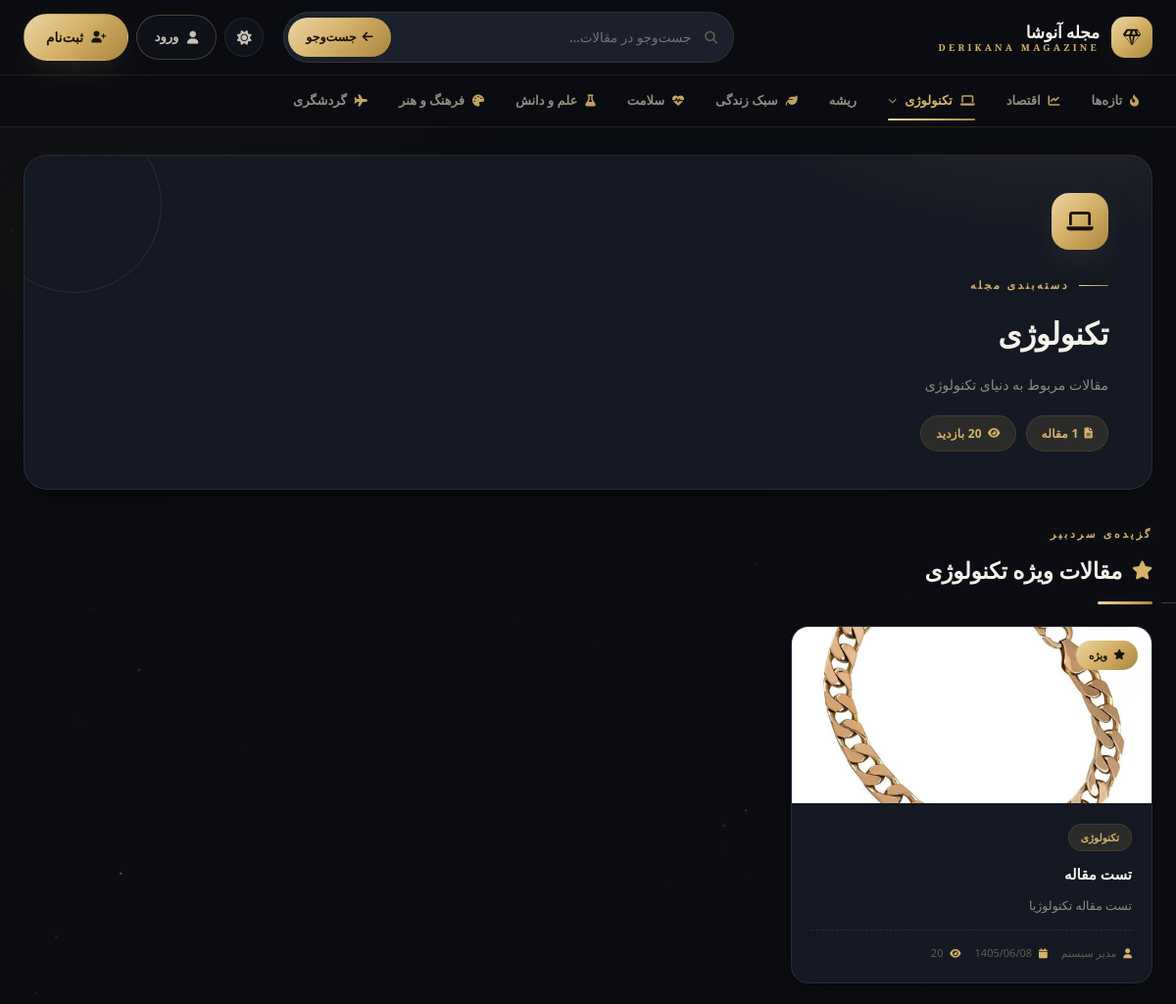
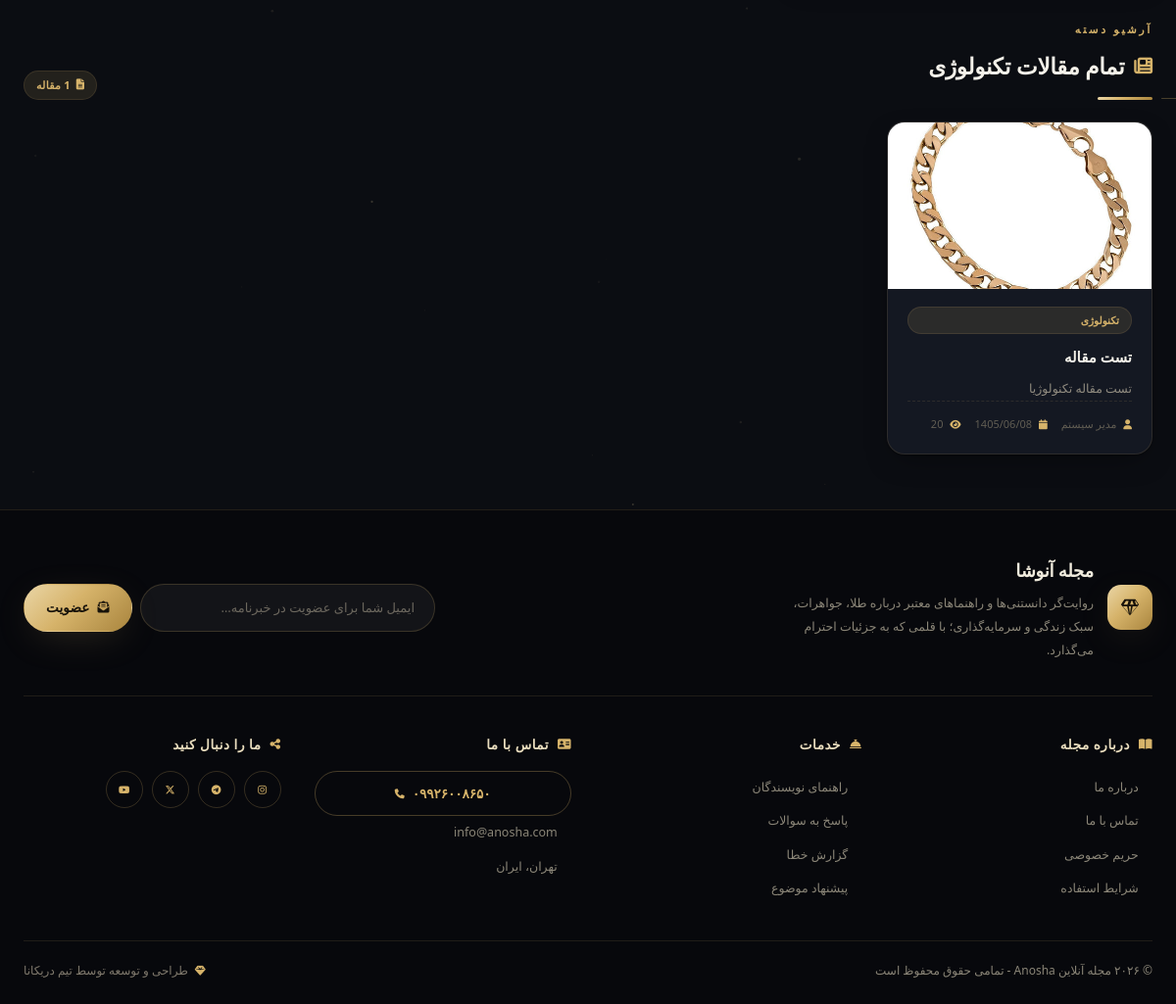
Page /category.php?slug=technology on the committed database (2 pictures, top to bottom).
### tables this page shows
CREATE TABLE `settings`  (
  `id` int NOT NULL AUTO_INCREMENT,
  `setting_key` varchar(100) NOT NULL,
  `setting_value` text NULL,
  `setting_group` varchar(50) NULL DEFAULT 'general',
  `created_at` datetime NULL DEFAULT current_timestamp(),
  `updated_at` datetime NULL DEFAULT current_timestamp() ON UPDATE CURRENT_TIMESTAMP,
  PRIMARY KEY (`id`) USING BTREE,
  UNIQUE INDEX `setting_key`(`setting_key` ASC) USING BTREE
);

CREATE TABLE `categories`  (
  `id` int NOT NULL AUTO_INCREMENT,
  `name` varchar(100) NOT NULL,
  `slug` varchar(100) NOT NULL,
  `color` varchar(7) NULL DEFAULT '#6C63FF',
  `parent_id` int NULL DEFAULT NULL,
  `icon` varchar(50) NULL DEFAULT NULL,
  `description` text NULL,
  `sort_order` int NULL DEFAULT 0,
  `active` tinyint(1) NULL DEFAULT 1,
  `created_at` datetime NULL DEFAULT current_timestamp(),
  `link_type` enum('internal','external') NULL DEFAULT 'internal',
  `external_link` varchar(500) NULL DEFAULT NULL,
  `link_target` tinyint(1) NULL DEFAULT 0,
  PRIMARY KEY (`id`) USING BTREE,
  UNIQUE INDEX `slug`(`slug` ASC) USING BTREE,
  INDEX `fk_categories_parent`(`parent_id` ASC) USING BTREE,
  CONSTRAINT `fk_categories_parent` FOREIGN KEY (`parent_id`) REFERENCES `categories` (`id`) ON DELETE CASCADE ON UPDATE RESTRICT
);

CREATE TABLE `articles`  (
  `id` int NOT NULL AUTO_INCREMENT,
  `title` varchar(255) NOT NULL,
  `slug` varchar(255) NOT NULL,
  `content` longtext NOT NULL,
  `excerpt` text NULL,
  `image` varchar(255) NULL DEFAULT NULL,
  `author_id` int NOT NULL,
  `category_id` int NULL DEFAULT NULL,
  `views` int NULL DEFAULT 0,
  `status` enum('published','draft','archived') NULL DEFAULT 'draft',
  `featured` tinyint(1) NULL DEFAULT 0,
  `tags` varchar(255) NULL DEFAULT NULL,
  `meta_title` varchar(255) NULL DEFAULT NULL,
  `meta_description` text NULL,
  `created_at` datetime NULL DEFAULT current_timestamp(),
  `updated_at` datetime NULL DEFAULT current_timestamp() ON UPDATE CURRENT_TIMESTAMP,
  PRIMARY KEY (`id`) USING BTREE,
  UNIQUE INDEX `slug`(`slug` ASC) USING BTREE,
  INDEX `author_id`(`author_id` ASC) USING BTREE,
  INDEX `category_id`(`category_id` ASC) USING BTREE,
  CONSTRAINT `articles_ibfk_1` FOREIGN KEY (`author_id`) REFERENCES `users` (`id`) ON DELETE CASCADE ON UPDATE RESTRICT,
  CONSTRAINT `articles_ibfk_2` FOREIGN KEY (`category_id`) REFERENCES `categories` (`id`) ON DELETE SET NULL ON UPDATE RESTRICT
);

CREATE TABLE `users`  (
  `id` int NOT NULL AUTO_INCREMENT,
  `name` varchar(100) NOT NULL,
  `username` varchar(50) NOT NULL,
  `email` varchar(100) NOT NULL,
  `password` varchar(255) NOT NULL,
  `role` enum('admin','editor','user') NULL DEFAULT 'user',
  `avatar` varchar(255) NULL DEFAULT NULL,
  `registered_at` datetime NULL DEFAULT current_timestamp(),
  `status` enum('active','inactive') NULL DEFAULT 'active',
  PRIMARY KEY (`id`) USING BTREE,
  UNIQUE INDEX `username`(`username` ASC) USING BTREE,
  UNIQUE INDEX `email`(`email` ASC) USING BTREE
);

### category.php (the view, shortened to what the rows shown need)
<?php
require_once 'includes/auth.php';
require_once 'includes/functions.php';
$slug = isset($_GET['slug']) ? cleanInput($_GET['slug']) : '';
$stmt = $pdo->prepare("SELECT * FROM categories WHERE slug = ? AND active = 1");
$stmt->execute([$slug]);
$category = $stmt->fetch();
$cat_ids = [(int)$category['id']];
$collect = function ($parent) use (&$collect, $pdo, &$cat_ids) {
    $st = $pdo->prepare("SELECT id FROM categories WHERE parent_id = ?");
    $st->execute([$parent]);
    foreach ($st->fetchAll() as $row) {
        $cat_ids[] = (int)$row['id'];
        $collect($row['id']);
    }
};
$collect((int)$category['id']);
$in_place = implode(',', array_fill(0, count($cat_ids), '?'));
$page = isset($_GET['page']) ? (int)$_GET['page'] : 1;
$limit = (int)getSetting('posts_per_page') ?: 9;
$offset = ($page - 1) * $limit;
$stmt = $pdo->prepare("SELECT COUNT(*) FROM articles WHERE category_id IN ($in_place) AND status = 'published'");
$stmt->execute($cat_ids);
$total_articles = (int)$stmt->fetchColumn();
$stmt = $pdo->prepare("
    SELECT a.*, u.name as author_name, c.name as category_name
    FROM articles a
    LEFT JOIN users u ON a.author_id = u.id
    LEFT JOIN categories c ON a.category_id = c.id
    WHERE a.category_id IN ($in_place) AND a.status = 'published'
    ORDER BY a.created_at DESC
    LIMIT " . (int)$limit . " OFFSET " . (int)$offset . "
");
$stmt->execute($cat_ids);
$articles = $stmt->fetchAll();
$stmt = $pdo->prepare("
    SELECT a.*, u.name as author_name
    FROM articles a
    LEFT JOIN users u ON a.author_id = u.id
    WHERE a.category_id IN ($in_place) AND a.status = 'published'
    ORDER BY a.views DESC
    LIMIT 4
");
$stmt->execute($cat_ids);
$featured_articles = $stmt->fetchAll();
$stmt = $pdo->query("SELECT * FROM categories WHERE active = 1 ORDER BY sort_order ASC, name ASC");
$categories = $stmt->fetchAll();
include_once 'includes/header.php';
?>
<section class="container">
    <div class="page-head">
        <?php if ($category['icon']): ?>
            <div class="head-icon"><i class="fas <?php echo htmlspecialchars($category['icon']); ?>" aria-hidden="true"></i></div>
        <?php endif; ?>
        <span class="kicker">دسته‌بندی مجله</span>
        <h1><?php echo htmlspecialchars($category['name']); ?></h1>
        <?php if ($category['description']): ?>
            <p class="head-desc"><?php echo htmlspecialchars($category['description']); ?></p>
        <?php endif; ?>
        <div class="head-stats">
            <span class="chip"><i class="fas fa-file-lines"></i> <?php echo number_format($total_articles); ?> مقاله</span>
            <span class="chip"><i class="fas fa-eye"></i> <?php echo number_format(array_sum(array_column($articles, 'views'))); ?> بازدید</span>
        </div>
    </div>
</section>
<?php if (count($featured_articles) > 0): ?>
<section class="featured-section container">
    <div class="section-header">
        <div class="section-title">
            <span class="kicker">گزیده‌ی سردبیر</span>
            <h2><i class="fas fa-star"></i> مقالات ویژه <?php echo htmlspecialchars($category['name']); ?></h2>
        </div>
    </div>
    <div class="featured-grid">
        <?php foreach ($featured_articles as $article): ?>
            <a class="featured-card" href="article.php?slug=<?php echo htmlspecialchars($article['slug']); ?>">
                <span class="featured-badge"><i class="fas fa-star"></i> ویژه</span>
                <?php if ($article['image']): ?>
                    <img src="uploads/articles/<?php echo $article['image']; ?>" alt="<?php echo $article['title']; ?>" />
                <?php else: ?>
                    <img src="https://images.unsplash.com/photo-1499750310107-5fef28a66643?w=600&h=350&fit=crop" alt="<?php echo $article['title']; ?>" />
                <?php endif; ?>
                <div class="content">
                    <span class="tag"><?php echo $category['name']; ?></span>
                    <h3><?php echo $article['title']; ?></h3>
                    <p><?php echo truncateText($article['excerpt'] ?? $article['content'], 80); ?></p>
                    <div class="meta">
                        <span><i class="fas fa-user"></i> <?php echo $article['author_name'] ?? 'نامشخص'; ?></span>
                        <span><i class="fas fa-calendar"></i> <?php echo getPersianDate(strtotime($article['created_at'])); ?></span>
                        <span><i class="fas fa-eye"></i> <?php echo formatViews($article['views']); ?></span>
                    </div>
                </div>
            </a>
        <?php endforeach; ?>
    </div>
</section>
<?php endif; ?>
<section class="articles-section container">
    <div class="section-header">
        <div class="section-title">
            <span class="kicker">آرشیو دسته</span>
            <h2><i class="fas fa-newspaper"></i> تمام مقالات <?php echo htmlspecialchars($category['name']); ?></h2>
        </div>
    </div>
    <div class="articles-grid page-grid">
        <?php if (count($articles) > 0): ?>
            <?php foreach ($articles as $article): ?>
                <a class="article-card" href="article.php?slug=<?php echo htmlspecialchars($article['slug']); ?>">
                    <?php if ($article['image']): ?>
                        <img src="uploads/articles/<?php echo $article['image']; ?>" class="article-image" alt="<?php echo $article['title']; ?>" />
                    <?php else: ?>
                        <img src="https://images.unsplash.com/photo-1499750310107-5fef28a66643?w=600&h=350&fit=crop" class="article-image" alt="<?php echo $article['title']; ?>" />
                    <?php endif; ?>
                    <div class="card-content">
                        <span class="tag"><?php echo $article['category_name'] ?? $category['name']; ?></span>
                        <h3><?php echo $article['title']; ?></h3>
                        <p><?php echo truncateText($article['excerpt'] ?? $article['content'], 100); ?></p>
                        <div class="meta">
                            <span><i class="fas fa-user"></i> <?php echo $article['author_name'] ?? 'نامشخص'; ?></span>
                            <span><i class="fas fa-calendar"></i> <?php echo getPersianDate(strtotime($article['created_at'])); ?></span>
                            <span><i class="fas fa-eye"></i> <?php echo formatViews($article['views']); ?></span>
                        </div>
                    </div>
                </a>
            <?php endforeach; ?>
        <?php endif; ?>
    </div>
</section>
<?php
include_once 'includes/footer.php';
?>

### includes/header.php (shortened to what the rows shown need)
<?php
if (!isset($categories)) {
    function getCategoriesTreeNav($pdo, $parent_id = null, $level = 0) {
        $stmt = $pdo->prepare("SELECT * FROM categories WHERE active = 1 AND parent_id " . ($parent_id === null ? "IS NULL" : "= ?") . " ORDER BY sort_order ASC, name ASC");
        if ($parent_id !== null) {
            $stmt->execute([$parent_id]);
        } else {
            $stmt->execute();
        }
        $result = [];
        while ($row = $stmt->fetch()) {
            $row['level'] = $level;
            $row['children'] = getCategoriesTreeNav($pdo, $row['id'], $level + 1);
            $result[] = $row;
        }
        return $result;
    }
    $categories_tree = getCategoriesTreeNav($pdo);
} else {
    $categories_tree = [];
    foreach ($categories as $cat) {
        if ($cat['parent_id'] === null || $cat['parent_id'] == 0) {
            $cat['children'] = [];
            foreach ($categories as $sub) {
                if ($sub['parent_id'] == $cat['id']) {
                    $cat['children'][] = $sub;
                }
            }
            $categories_tree[] = $cat;
        }
    }
}
$site_title = getSetting('site_title') ?: 'مجله دریکانا';
$current_cat = $_GET['slug'] ?? $_GET['category'] ?? null;
?>
<!DOCTYPE html>
<html lang="fa" dir="rtl" data-theme="dark">
<head>
    <link href="https://cdn.jsdelivr.net/gh/rastikerdar/vazirmatn@v33.003/Vazirmatn-font-face.css" rel="stylesheet" />
    <link rel="stylesheet" href="https://cdnjs.cloudflare.com/ajax/libs/font-awesome/6.5.2/css/all.min.css" />
    <link href="https://unpkg.com/aos@2.3.1/dist/aos.css" rel="stylesheet" />
    <link rel="stylesheet" href="assets/css/style.css" />
    <link rel="stylesheet" href="assets/css/pages.css" />
</head>
<body>
<header class="site-header" id="mainHeader">
    <div class="header-inner container">
        <a class="brand" href="index.php" aria-label="<?php echo htmlspecialchars($site_title); ?>">
            <span class="brand-text">
                <span class="brand-fa"><?php echo htmlspecialchars($site_title); ?></span>
                <span class="brand-en">Derikana Magazine</span>
            </span>
        </a>
    </div>
    <nav class="cat-nav" aria-label="دسته‌بندی‌ها">
        <ul class="cat-list container">
            <?php
            function renderMegaMenu($items) {
                global $current_cat;
                foreach ($items as $cat):
                    $has_children = !empty($cat['children']);
                    $link_target = (isset($cat['link_target']) && $cat['link_target'] == 1) ? ' target="_blank" rel="noopener"' : '';
                    $link_type = $cat['link_type'] ?? 'internal';
                    $is_active = ($current_cat && $current_cat == $cat['slug']) ? 'active' : '';
                    $icon = !empty($cat['icon']) ? '<i class="fas ' . htmlspecialchars($cat['icon']) . '" aria-hidden="true"></i>' : '';
                    $href = ($link_type == 'external' && !empty($cat['external_link'])) ? $cat['external_link'] : 'category.php?slug=' . $cat['slug'];
                    if ($has_children): ?>
                        <li class="has-sub">
                            <a href="<?php echo htmlspecialchars($href); ?>"<?php echo $link_target; ?> class="<?php echo $is_active; ?>" aria-haspopup="true">
                                <?php echo $icon; ?> <?php echo htmlspecialchars($cat['name']); ?>
                                <i class="fas fa-chevron-down caret" aria-hidden="true"></i>
                            </a>
                        </li>
                    <?php else: ?>
                        <li>
                            <a href="<?php echo htmlspecialchars($href); ?>"<?php echo $link_target; ?> class="<?php echo $is_active; ?>">
                                <?php echo $icon; ?> <?php echo htmlspecialchars($cat['name']); ?>
                            </a>
                        </li>
                    <?php endif;
                endforeach;
            }
            renderMegaMenu($categories_tree);
            ?>
        </ul>
    </nav>
</header>
<main id="main">

### includes/footer.php (shortened to what the rows shown need)
<?php
$footer_site_title = getSetting('site_title') ?: 'مجله دریکانا';
?>
</main>
<footer class="footer">
    <div class="container">
        <div class="footer-top">
            <div class="footer-brand">
                <div>
                    <span class="brand-fa"><?php echo htmlspecialchars($footer_site_title); ?></span>
                    <p>روایت‌گر دانستنی‌ها و راهنماهای معتبر درباره طلا، جواهرات، سبک زندگی و سرمایه‌گذاری؛ با قلمی که به جزئیات احترام می‌گذارد.</p>
                </div>
            </div>
        </div>
        <div class="footer-grid">
            <div>
                <h4><i class="fas fa-address-card"></i> تماس با ما</h4>
                <a class="contact-phone" href="tel:<?php echo preg_replace('/[^0-9+]/', '', getSetting('footer_phone') ?: '09926008650'); ?>">
                    <i class="fas fa-phone"></i> <?php echo getSetting('footer_phone') ?: '۰۹۹۲۶۰۰۸۶۵۰'; ?>
                </a>
                <a href="mailto:<?php echo getSetting('footer_email') ?: 'info@derikana.com'; ?>"><i class="fas fa-angle-left"></i> <?php echo getSetting('footer_email') ?: 'info@derikana.com'; ?></a>
                <a href="#"><i class="fas fa-angle-left"></i> <?php echo getSetting('footer_address') ?: 'تهران، ایران'; ?></a>
            </div>
        </div>
        <div class="footer-bottom">
            <span><?php echo getSetting('footer_copyright') ?: '© ۲۰۲۶ مجله دریکانا — تمامی حقوق محفوظ است'; ?></span>
            <span class="dev"><i class="fas fa-gem"></i> طراحی و توسعه توسط تیم دریکانا</span>
        </div>
    </div>
</footer>
</body>
</html>

### rows in the picture
settings: setting_value "مجله آنوشا"
categories: name "اقتصاد"
categories: name "تکنولوژی", description "مقالات مربوط به دنیای تکنولوژی"
categories: name "ریشه"
categories: name "سبک زندگی"
categories: name "سلامت"
categories: name "علم و دانش"
categories: name "فرهنگ و هنر"
categories: name "گردشگری"
articles: image (picture), category.name "تکنولوژی", title "تست مقاله", excerpt "تست مقاله تکنولوژیا", author.name "مدیر سیستم", created_at "1405/06/08", views "20"
settings: setting_value "۰۹۹۲۶۰۰۸۶۵۰"
settings: setting_value "info@anosha.com"
settings: setting_value "© ۲۰۲۶ مجله آنلاین Anosha - تمامی حقوق محفوظ است"

### other values in the picture
getSetting('footer_address') ?: 'تهران، ایران' "تهران، ایران"
